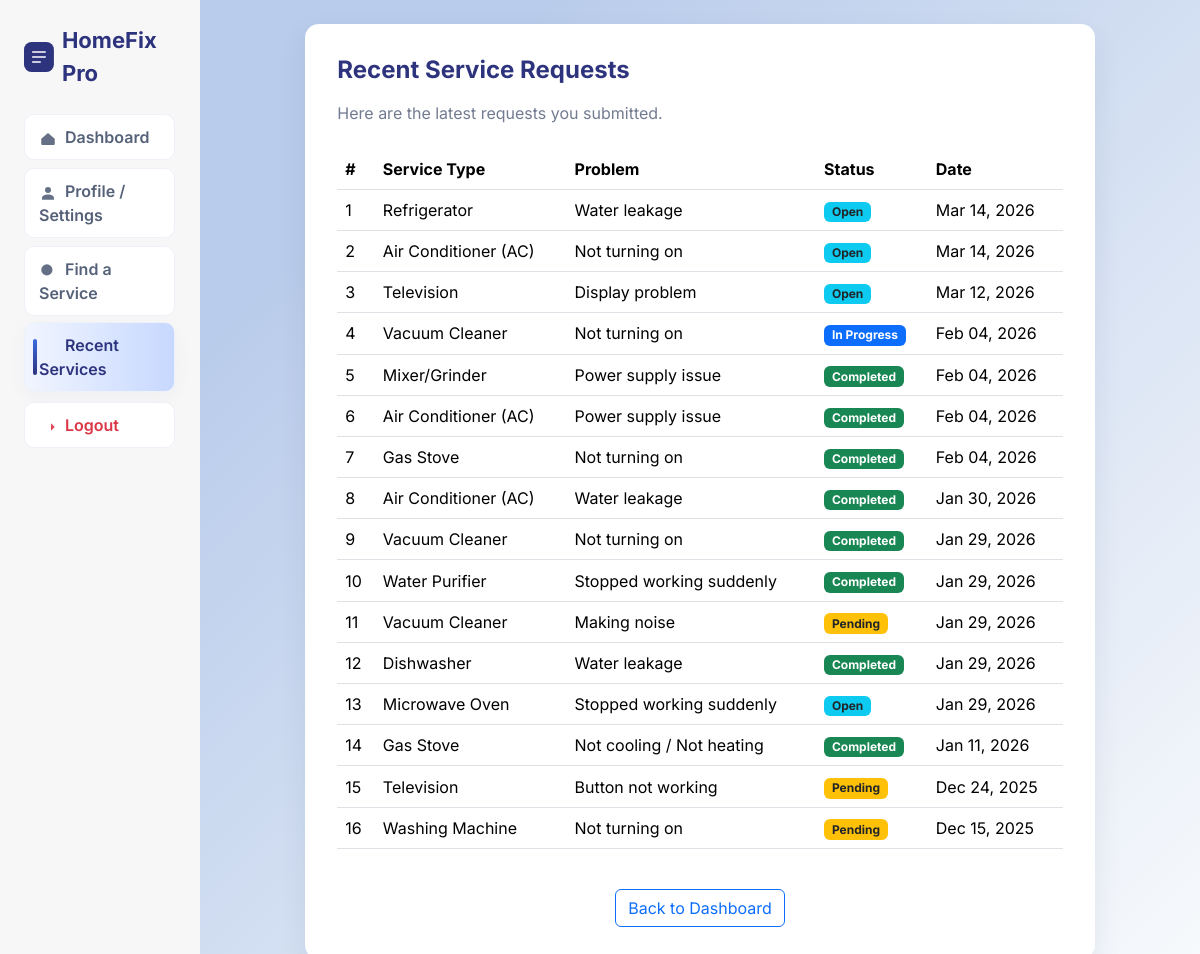
Page /recentservices/ (signed in) on the committed database.
### homeservice/models.py (models this page shows)
class ServiceRequest(models.Model):
    STATUS_CHOICES = [
        ('pending', 'Pending'),
        ('open', 'Open for Technicians'),
        ('assigned', 'Assigned'),
        ('rescheduled', 'Rescheduled'),
        ('accepted', 'Accepted by User'),
        ('reschedule_rejected', 'Reschedule Rejected'),
        ('completed', 'Completed'),
    ]
    user = models.ForeignKey(User, on_delete=models.CASCADE, related_name='requests')
    technician = models.ForeignKey(
        User,
        on_delete=models.SET_NULL,
        null=True,
        blank=True,
        related_name='assigned_jobs'
    )
    service_type = models.CharField(max_length=100)
    problem_description = models.TextField()
    address = models.TextField()
    location = models.CharField(max_length=100, default='')  # Service area for technician matching
    preferred_date = models.DateField(null=True, blank=True)
    preferred_time = models.TimeField(null=True, blank=True)
    suggested_date = models.DateField(null=True, blank=True)
    suggested_time = models.TimeField(null=True, blank=True)
    status = models.CharField(
        max_length=20,
        choices=STATUS_CHOICES,
        default='pending'
    )
    created_at = models.DateTimeField(auto_now_add=True)
    completed_at = models.DateTimeField(null=True, blank=True)
    class Meta:
        pass
    service_amount = models.DecimalField(
        max_digits=8,
        decimal_places=2,
        null=True,
        blank=True
    )
    invoice_number = models.CharField(
        max_length=50,
        null=True,
        blank=True
    )
    invoice_generated = models.BooleanField(default=False)
    rating = models.IntegerField(
        null=True,
        blank=True,
        choices=[(1, '1 Star'), (2, '2 Stars'), (3, '3 Stars'), (4, '4 Stars'), (5, '5 Stars')]
    )
    review = models.TextField(null=True, blank=True)

### homeservice/views.py (the view)
# urls.py: path("recentservices/", views.recentservices, name="recentservices"),
@login_required
def recentservices(request):
    if Technician.objects.filter(user=request.user).exists():
        return redirect('techniciandashboard')
    services = ServiceRequest.objects.filter(user=request.user).order_by("-created_at")
    return render(request, "homeservice/recentservices.html", {"services": services})

### homeservice/templates/homeservice/recentservices.html (shortened to what this page needs)
<!DOCTYPE html>
<html lang="en">
<head>
    <link href="https://cdn.jsdelivr.net/npm/bootstrap@5.3.2/dist/css/bootstrap.min.css" rel="stylesheet">
</head>
<body>
<div class="container-fluid">
    <div class="row">
        <aside class="col-md-3 col-lg-2 sidebar p-4">
            <div class="d-flex align-items-center gap-2 mb-4">
                <svg width="36" height="36" viewBox="0 0 24 24" fill="#2d347d">
                    <rect width="24" height="24" rx="6"/><path d="M7 12h10M7 8h10M7 16h6" stroke="white" stroke-width="1.3" stroke-linecap="round" stroke-linejoin="round"/>
                </svg>
                <span class="brand">HomeFix Pro</span>
            </div>
            <div class="d-grid gap-2">
                <a href="/dashboard/" class="side-item text-decoration-none"><svg viewBox="0 0 24 24" xmlns="http://www.w3.org/2000/svg"><path d="M3 11.5L12 4l9 7.5v7A1.5 1.5 0 0 1 19.5 20h-15A1.5 1.5 0 0 1 3 18.5v-7z"></path></svg>Dashboard</a>
                <a href="/profile/" class="side-item text-decoration-none"><svg viewBox="0 0 24 24" xmlns="http://www.w3.org/2000/svg"><path d="M12 12a4 4 0 1 0 0-8 4 4 0 0 0 0 8zm0 2c-4.418 0-8 2.015-8 4.5V21h16v-2.5c0-2.485-3.582-4.5-8-4.5z"></path></svg>Profile / Settings</a>
                <a href="/findservice/" class="side-item text-decoration-none"><svg viewBox="0 0 24 24" xmlns="http://www.w3.org/2000/svg"><path d="M21 21l-4.35-4.35M10.5 18a7.5 7.5 0 1 1 0-15 7.5 7.5 0 0 1 0 15z"></path></svg>Find a Service</a>
                <a href="/recentservices/" class="side-item text-decoration-none active"><svg viewBox="0 0 24 24" xmlns="http://www.w3.org/2000/svg"><path d="M3 6h18M3 12h18M3 18h18"></path></svg>Recent Services</a>
                <a href="#" class="side-item text-decoration-none text-danger logout-trigger"><svg viewBox="0 0 24 24" xmlns="http://www.w3.org/2000/svg"><path d="M16 17l5-5-5-5M21 12H9"></path></svg>Logout</a>
            </div>
        </aside>
        <main class="col-md-9 col-lg-10 p-4">
            <div class="row justify-content-center">
                <div class="col-lg-10 col-md-12 col-12">
                    <div class="box dashboard-card">
    <h4 class="mb-3">Recent Service Requests</h4>
    <p class="muted mb-4">Here are the latest requests you submitted.</p>
    {% if services %}
    <div class="table-responsive">
        <table class="table table-hover align-middle">
            <thead>
                <tr>
                    <th>#</th>
                    <th>Service Type</th>
                    <th>Problem</th>
                    <th>Status</th>
                    <th>Date</th>
                </tr>
            </thead>
            <tbody>
                {% for item in services %}
                <tr>
                    <td>{{ forloop.counter }}</td>
                    <td>{{ item.service_type }}</td>
                    <td>{{ item.problem_description }}</td>
                    <td>
                        {% if item.status == 'pending' %}
                            <span class="badge bg-warning text-dark">Pending</span>
                        {% elif item.status == 'open' %}
                            <span class="badge bg-info text-dark">Open</span>
                        {% elif item.status == 'assigned' %}
                            <span class="badge bg-primary">In Progress</span>
                        {% elif item.status == 'rescheduled' %}
                            <span class="badge bg-warning text-dark">Rescheduled</span>
                        {% elif item.status == 'accepted' %}
                            <span class="badge bg-success">Accepted</span>
                        {% elif item.status == 'reschedule_rejected' %}
                            <span class="badge bg-danger">Reschedule Rejected</span>
                        {% elif item.status == 'completed' %}
                            <span class="badge bg-success">Completed</span>
                        {% else %}
                            <span class="badge bg-secondary">{{ item.get_status_display|default:item.status|default:'Unknown' }}</span>
                        {% endif %}
                    </td>
                    <td>{{ item.created_at|date:"M d, Y" }}</td>
                </tr>
                {% endfor %}
            </tbody>
        </table>
    </div>
    {% else %}
        <p class="text-center muted py-3">No service requests found.</p>
    {% endif %}
    <div class="text-center mt-4">
        <a href="/dashboard/" class="btn btn-outline-primary">Back to Dashboard</a>
    </div>
</div>
                    </div>
                </div>
            </div>
    </div>
</body>
</html>

### homeservice/templates/homeservice/_dashboard_styles.html (style rules this page uses)
body { font-family: 'Inter', sans-serif; background: linear-gradient(135deg,#b9cceb 25%, #f8fafc 100%); background-attachment: fixed; color: #273444; }
.dashboard-card { background:#ffffff; padding:32px; border-radius:14px; box-shadow:0 12px 30px rgba(13,38,77,0.08); }
h4 { color:#2d347d; font-weight:700; margin-bottom:6px; }
.muted { color:#6b7280; }

### homeservice/templates/homeservice/recentservices.html (style rules this page uses)
.sidebar { min-height: 100vh; background: #f7f7f8; border-right: 1px solid rgba(255,255,255,0.08); padding-top: 30px; }
.brand { font-size:22px; font-weight:700; color:#2d347d; }
.muted { color:#727b90; }
.side-item { display:block; padding:10px 14px; border-radius:10px; background:#ffffff; color:#556179; border:1px solid #eef2f8; font-weight:600; position:relative; transition: all .18s ease; }
.side-item svg { width:18px; height:18px; margin-right:8px; vertical-align:middle; fill:currentColor; opacity:0.9; }
.side-item::before { content:""; position:absolute; left:8px; top:50%; transform:translateY(-50%); width:0; height:36px; background:linear-gradient(180deg,#3b6be0,#2d347d); border-radius:8px; transition: width .18s ease; }
.side-item:hover, .side-item.active { background:linear-gradient(90deg,#f1f5ff,#c7d8ff); color:#2d347d; text-decoration:none; box-shadow:0 6px 20px rgba(47,63,88,0.04); transform:translateY(-2px); }
.side-item:hover::before, .side-item.active::before { width:4px; }
.side-item:hover svg, .side-item.active svg { color:#2d347d; opacity:1; }

### rows in the picture
ServiceRequest: service_type "Refrigerator", problem_description "Water leakage", status "Open", created_at "Mar 14, 2026"
ServiceRequest: service_type "Air Conditioner (AC)", problem_description "Not turning on", status "Open", created_at "Mar 14, 2026"
ServiceRequest: service_type "Television", problem_description "Display problem", status "Open", created_at "Mar 12, 2026"
ServiceRequest: service_type "Vacuum Cleaner", problem_description "Not turning on", status "In Progress", created_at "Feb 04, 2026"
ServiceRequest: service_type "Mixer/Grinder", problem_description "Power supply issue", status "Completed", created_at "Feb 04, 2026"
ServiceRequest: service_type "Air Conditioner (AC)", problem_description "Power supply issue", status "Completed", created_at "Feb 04, 2026"
ServiceRequest: service_type "Gas Stove", problem_description "Not turning on", status "Completed", created_at "Feb 04, 2026"
ServiceRequest: service_type "Air Conditioner (AC)", problem_description "Water leakage", status "Completed", created_at "Jan 30, 2026"
ServiceRequest: service_type "Vacuum Cleaner", problem_description "Not turning on", status "Completed", created_at "Jan 29, 2026"
ServiceRequest: service_type "Water Purifier", problem_description "Stopped working suddenly", status "Completed", created_at "Jan 29, 2026"
ServiceRequest: service_type "Vacuum Cleaner", problem_description "Making noise", status "Pending", created_at "Jan 29, 2026"
ServiceRequest: service_type "Dishwasher", problem_description "Water leakage", status "Completed", created_at "Jan 29, 2026"
ServiceRequest: service_type "Microwave Oven", problem_description "Stopped working suddenly", status "Open", created_at "Jan 29, 2026"
ServiceRequest: service_type "Gas Stove", problem_description "Not cooling / Not heating", status "Completed", created_at "Jan 11, 2026"
ServiceRequest: service_type "Television", problem_description "Button not working", status "Pending", created_at "Dec 24, 2025"
ServiceRequest: service_type "Washing Machine", problem_description "Not turning on", status "Pending", created_at "Dec 15, 2025"
